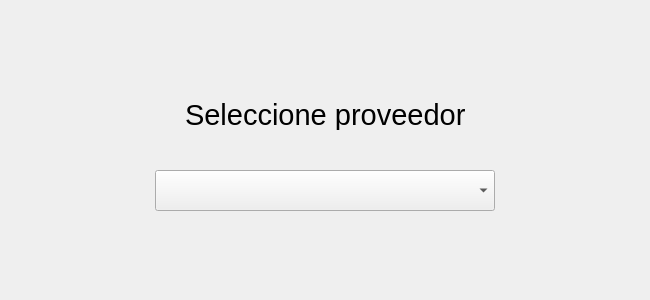
<?xml version="1.0" encoding="UTF-8"?>
<ui version="4.0">
 <class>Dialog</class>
 <widget class="QDialog" name="Dialog">
  <property name="geometry">
   <rect>
    <x>0</x>
    <y>0</y>
    <width>650</width>
    <height>300</height>
   </rect>
  </property>
  <property name="windowTitle">
   <string>Dialog</string>
  </property>
  <widget class="QComboBox" name="selectProveedor">
   <property name="geometry">
    <rect>
     <x>155</x>
     <y>170</y>
     <width>340</width>
     <height>41</height>
    </rect>
   </property>
   <property name="font">
    <font>
     <pointsize>22</pointsize>
    </font>
   </property>
  </widget>
  <widget class="QLabel" name="label_3">
   <property name="geometry">
    <rect>
     <x>185</x>
     <y>100</y>
     <width>290</width>
     <height>30</height>
    </rect>
   </property>
   <property name="font">
    <font>
     <pointsize>22</pointsize>
    </font>
   </property>
   <property name="text">
    <string>Seleccione proveedor</string>
   </property>
  </widget>
 </widget>
 <resources/>
 <connections/>
</ui>
